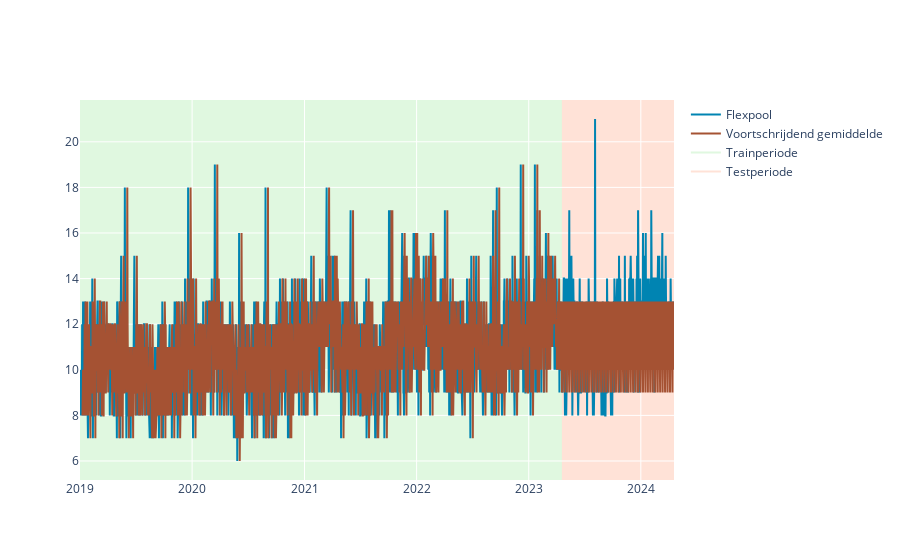
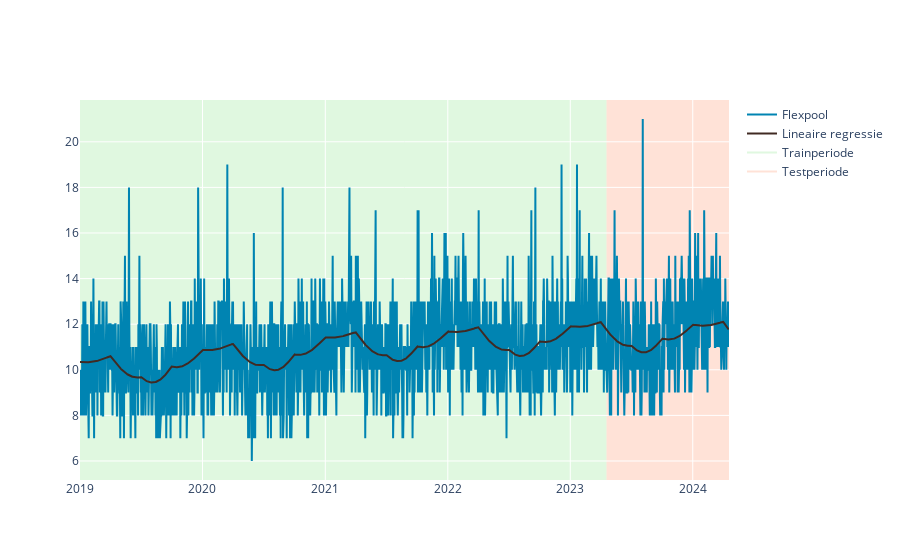

Here is the notebook cell these charts were saved with, in order:
### Markdown cell above
**Opgave 3.3.** Bij meerdere metrieken kan het voorkomen dat voor sommige metrieken model A beter presenteert en voor andere metrieken model B. Hoe bepaal je dan welk model je moet kiezen? Wat is belangrijk voor jouw gekozen onderwerp?

<!-- Je kiest metrieken die aansluiten bij je behoefte. Daarnaast is het belangrijk om een volgorde toe te kennen welke metriek je het belangrijkste vindt en hoe groot een afwijking doorslaggevend is. Ook hierbij: Wat is de impact in een vervolgproces!  -->

# 4. Verbeteren model

In de bovenstaande voorbeelden zijn standaard instellingen gekozen. Door het aanpassen van de instellingen, kun je tot een beter model komen. 

**Instellingen voor het voortschrijdend gemiddelde**
Het voortschrijdend gemiddelde kent in deze toepassing twee variabelen:
* *vensterlengte*: Het aantal dagen voorafgaand waar het gemiddelde voor berekend wordt. Oftewel, bij 7 wordt het gemiddelde genomen van 7 voorafgaande dagen (lees: week). De minimumwaarde voor vensterlengte is 1. 
* *verschuiving*: Het aantal dagen dat teruggekeken moet worden. Oftewel, bij 28 (4-wekelijks patroon) gaat het model 4 weken terug en neemt dan de voorgaande window_size om het gemiddelde te bepalen. De minimumwaarde voor verschuiving is 0.

Zie tevens het plaatje hieronder:

![Instellingen bij voortschrijdend gemiddelde](https://raw.githubusercontent.com/dsa-playground/tvt2024/main/images/voortschrijdend_gem_instellingen.png)

**Instellingen voor regressie**
Het regressiemodel kent in deze toepassing drie variabelen:
* *jaarlijks_patroon*: Via deze variabele geef je aan of je een jaarlijks seizoenspatroon mee wil nemen. Hierdoor ontstaan extra variabelen die datum omzetten in een jaarpatroon. Om dit effect wel/niet mee te nemen kies je voor True/False. 
* *wekelijks_patroon*: Via deze variabele geef je aan of je een weeklijks seizoenspatroon mee wil nemen. Hierdoor ontstaan extra variabelen die datum omzetten in een weekpatroon. Om dit effect wel/niet mee te nemen kies je voor True/False. 
* *graad*: De graad bepaald hoe de data omgezet wordt om een vergelijking te kunnen toepassen. Voor de ene vergelijking zijn meer variabelen nodig als anderen. Bij een graad van 1 krijg je een rechte lijn (y = ax+b), graad van 2 een kwadratische lijn (y = ax^2 + bx + c), etc. De minimumwaarde voor graad is 1. 

**Opgave 4.1.** Geavanceerde vraag: Waarom is er geen maandelijks_patroon als instelling bij regressie?

<!-- Maanden zijn onderling niet te vergelijken. Het aantal dagen verschilt per maand en niet elke dag begint op dezelfde weekdag. Bij deze data is er geen onderliggend proces dat vraagt om een maandpatroon. -->

**Opgave 4.3.** In de onderstaande tabel staan verschillende instellingen. Optie 0 zijn de instellingen zoals hierboven gebruikt. Welke van de volgende instelling levert het beste resultaat op? 

|Optie 0 | Optie 1 | Optie 2 | Optie 3 |
|:---|:---|:---|:---|
|Voortschrijdend gemiddelde:<ul><li>vensterlengte = 7</li><li>verschuiving = 0</li></ul>|Voortschrijdend gemiddelde:<ul><li>vensterlengte = 1</li><li>verschuiving = 7</li></ul>|Voortschrijdend gemiddelde:<ul><li>vensterlengte = 1</li><li>verschuiving = 365</li></ul>|Voortschrijdend gemiddelde:<ul><li>vensterlengte = 7</li><li>verschuiving = 28</li></ul>|
|Regressiemode:<ul><li>jaarlijks_patroon=False</li><li>wekelijks_patroon=False</li><li>graad=1</li></ul>|Regressiemode:<ul><li>jaarlijks_patroon=True</li><li>wekelijks_patroon=False</li><li>graad=1</li></ul>|Regressiemode:<ul><li>jaarlijks_patroon=True</li><li>wekelijks_patroon=True</li><li>graad=3</li></ul>|Regressiemode:<ul><li>jaarlijks_patroon=True</li><li>wekelijks_patroon=True</li><li>graad=12</li></ul>|

### Code cell
optie_1(data, onderwerp)

### Figure 1 — Plotly figure (JSON) as saved in the notebook; plotly's stock layout.template omitted (floating-point values rounded to 4 significant figures; data arrays with more than 128 entries replaced by an {"elided": "..."} marker saying what was removed)
{"data": [{"line": {"color": "#0084B2"}, "mode": "lines", "name": "Flexpool", "type": "scatter", "x": {"elided": "1934 str values"}, "y": {"elided": "1934 int values"}}, {"line": {"color": "#a55233"}, "mode": "lines", "name": "Voortschrijdend gemiddelde", "type": "scatter", "x": {"elided": "1934 str values"}, "y": {"elided": "1934 int values"}}, {"line": {"color": "limegreen"}, "mode": "lines", "name": "Trainperiode", "opacity": 0.15, "type": "scatter", "x": [null], "y": [null]}, {"line": {"color": "LightSalmon"}, "mode": "lines", "name": "Testperiode", "opacity": 0.3, "type": "scatter", "x": [null], "y": [null]}], "layout": {"paper_bgcolor": "white", "plot_bgcolor": "white", "shapes": [{"fillcolor": "limegreen", "layer": "below", "line": {"width": 0}, "opacity": 0.15, "type": "rect", "x0": "2019-01-01", "x1": "2023-04-19", "xref": "x", "y0": 0, "y1": 1, "yref": "paper"}, {"fillcolor": "LightSalmon", "layer": "below", "line": {"width": 0}, "opacity": 0.3, "type": "rect", "x0": "2023-04-19", "x1": "2024-04-18", "xref": "x", "y0": 0, "y1": 1, "yref": "paper"}]}}

### Figure 2 — Plotly figure (JSON) as saved in the notebook; plotly's stock layout.template omitted (floating-point values rounded to 4 significant figures; data arrays with more than 128 entries replaced by an {"elided": "..."} marker saying what was removed)
{"data": [{"line": {"color": "#0084B2"}, "mode": "lines", "name": "Flexpool", "type": "scatter", "x": {"elided": "1934 str values"}, "y": {"elided": "1934 int values"}}, {"line": {"color": "#402a23"}, "mode": "lines", "name": "Lineaire regressie", "type": "scatter", "x": {"elided": "1934 str values"}, "y": {"elided": "1934 float values"}}, {"line": {"color": "limegreen"}, "mode": "lines", "name": "Trainperiode", "opacity": 0.15, "type": "scatter", "x": [null], "y": [null]}, {"line": {"color": "LightSalmon"}, "mode": "lines", "name": "Testperiode", "opacity": 0.3, "type": "scatter", "x": [null], "y": [null]}], "layout": {"paper_bgcolor": "white", "plot_bgcolor": "white", "shapes": [{"fillcolor": "limegreen", "layer": "below", "line": {"width": 0}, "opacity": 0.15, "type": "rect", "x0": "2019-01-01", "x1": "2023-04-19", "xref": "x", "y0": 0, "y1": 1, "yref": "paper"}, {"fillcolor": "LightSalmon", "layer": "below", "line": {"width": 0}, "opacity": 0.3, "type": "rect", "x0": "2023-04-19", "x1": "2024-04-18", "xref": "x", "y0": 0, "y1": 1, "yref": "paper"}]}}
